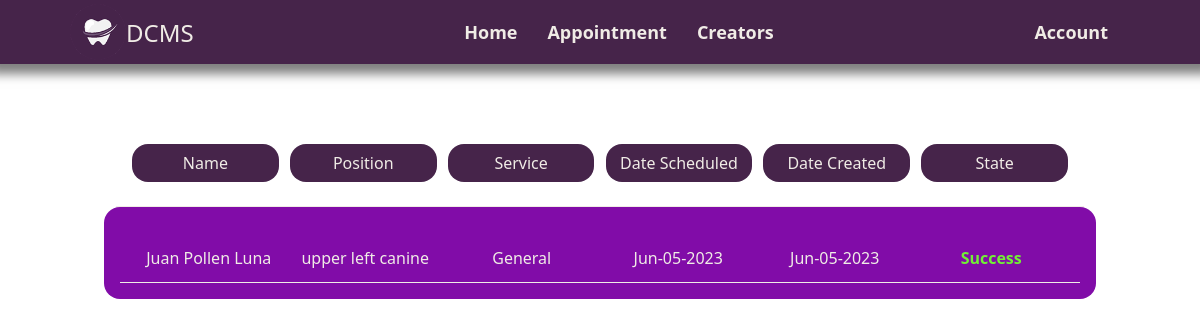
Page /logs.php on the earlier database version.
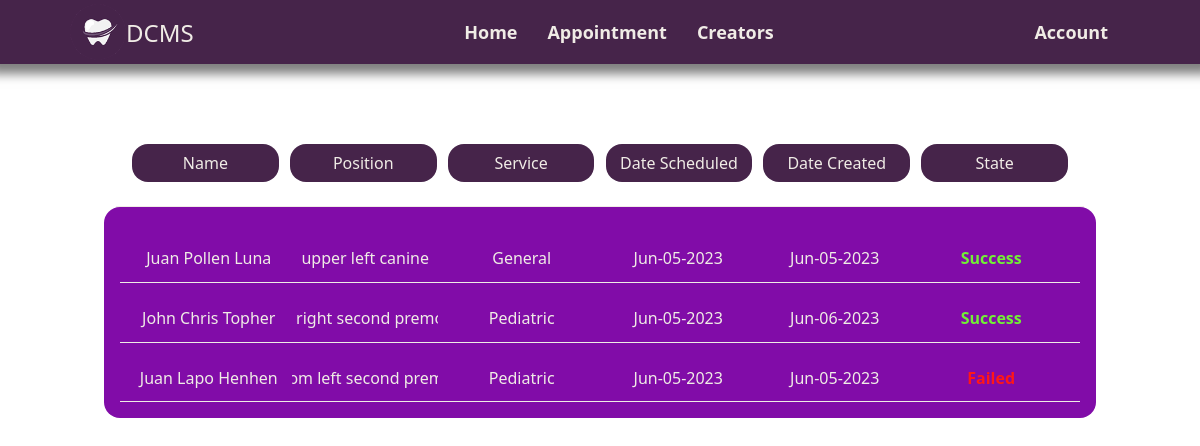
Same page on the later database version.
### tables this page shows
CREATE TABLE `log` (
  `name` varchar(255) NOT NULL,
  `position` varchar(255) NOT NULL,
  `service` varchar(255) NOT NULL,
  `dateCreated` varchar(255) NOT NULL,
  `dateEnd` varchar(255) NOT NULL,
  `state` varchar(255) NOT NULL
);

### logs.php (the view, shortened to what this page needs)
<!DOCTYPE html>
<html lang="en">
<head>
    <link rel="stylesheet" href="css/nav.css">
    <link rel="stylesheet" href="css/logs.css">
</head>
<body onload="onStart(); setColors()">
<?php
    include 'nav.php';
?>
    <section>
        <div class="tableHeader">
            <label>Name</label>
            <label>Position</label>
            <label>Service</label>
            <label>Date Scheduled</label>
            <label>Date Created</label>
            <label>State</label>
        </div>
        <div class="table">
            <?php
                $sql = "SELECT * FROM `log`";
                $result = mysqli_query($conn, $sql);
                if ($result) {
                    while ($row = mysqli_fetch_assoc($result)) {
                        $name = $row['name'];
                        $position = $row['position'];
                        $service = $row['service'];
                        $dateCreated = $row['dateCreated'];
                        $dateEnd = $row['dateEnd'];
                        $state = $row['state'];
                        echo '
                        <div class="tableContent">
                            <label>'.$name.'</label>
                            <label>'.$position.'</label>
                            <label>'.$service.'</label>
                            <label>'.$dateCreated.'</label>
                            <label>'.$dateEnd.'</label>
                            <label class="'.$state.'" id="state">'.$state.'</label>
                        </div>
                        ';
                    }
                }
            ?>
    </section>
</body>
</html>

### nav.php (shortened to what this page needs)
<nav>
    <ul class="ulImg">
        <li><img src="css/img/logo1.png" id="logo"></li>
        <a for="logo" id="logoText">DCMS</a>
    </ul>
    <ul class="ulLeft">
        <li id="homNav" title="Go to home page" ><a href="home.php">Home</a></li>
        <li id="appNav" title="Go to appointment page"><a href="appointment.php">Appointment</a></li>
        <li id="creNav" title="Go to creators page"><a href="creators.php">Creators</a></li>
    </ul>
    <ul class="ulRight">
        <li id="signNav" title="Go to account page"><a href="sign.php">Account</a></li>
    </ul>
</nav>

### css/nav.css (style rules this page uses)
nav { background: #46244a; height: 4rem; width: 100%; top: 0; position: sticky; display: flex; flex-direction: row; align-items: center; z-index: 999; box-shadow: 0 0 10px 10px rgba(0, 0, 0, 0.5); }
ul { height: 3.5rem; display: flex; align-items: center; }
.ulImg { width: 20%; display: flex; align-items: flex-start; justify-content: flex-start; }
#logo { height: 3.5rem; }
#logoText { height: 3.5rem; color: #F0ECE6; font-size: 1.5rem; display: flex; align-items: center; justify-content: center; }
.ulLeft { width: 60%; display: flex; justify-content: center; }
.ulRight { width: 20%; padding-right: 2rem; display: flex; justify-content: flex-end; }
nav ul li { display: flex; flex-direction: row; margin-left: 30px; }
nav ul li a { color: #F0ECE6; font-size: 18px; text-decoration: none; font-weight: bold; position: relative; }

### css/logs.css (style rules this page uses)
* { font-family: 'Segoe UI', Tahoma, Geneva, Verdana, sans-serif; margin: 0; scroll-behavior: smooth; }
body { background-color: #ffffff; }
section { height: 70vh; width: 100%; padding: 5rem 0 3rem 0; display: flex; flex-direction: column; align-items: center; justify-content: start; }
.tableHeader { width: 78%; padding: 0 1rem 1.5rem 1rem; display: flex; flex-direction: row; justify-content: space-between; border-bottom: 0.1rem solid #F0ECE6; }
.table { width: 80%; padding: 1rem; border-radius: 1rem; background-color: #810CA8; overflow: auto; display: inline; flex-direction: column; align-items: center; justify-content: center; }
.tableHeader label { width: 15%; padding: 0.5rem 0.2rem 0.5rem 0.2rem; border-radius: 1rem; color: #F0ECE6; background-color: #46244a; display: flex; align-items: center; justify-content: center; }
.tableContent { padding: 1rem 1rem 0.3rem 1rem; border-bottom: 0.1rem solid #F0ECE6; display: flex; flex-direction: row; justify-content: space-between; }
.tableContent label { width: 15%; padding: 0.5rem 0.2rem 0.5rem 0.2rem; border-radius: 1rem; color: #F0ECE6; white-space: nowrap; overflow: hidden; text-overflow: ellipsis; display: flex; align-items: center; justify-content: center; }
#state { color: #3B3141; font-weight: bolder; }

Differences in the rows shown:
added log: name "John Chris Topher", position "(top right second pre…", service "Pediatric", dateCreated "Jun-05-2023", dateEnd "Jun-06-2023", state "Success"
added log: name "Juan Lapo Henhen", position "(bottom left second pr…", service "Pediatric", dateCreated "Jun-05-2023", dateEnd "Jun-05-2023", state "Failed"
